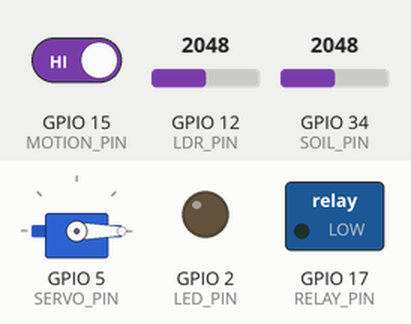
Bench run of a sketch on a simulated ESP32. Shown: servo, switched loads named in the sketch (green lamp = pin HIGH), output pins drawn as LEDs (lit = HIGH). Inputs (shaded band) come from the test bench; at power-on: GPIO 34 (SOIL_PIN) = 2048, GPIO 15 (MOTION_PIN) HIGH, GPIO 12 (LDR_PIN) = 2048. What the sketch prints to the serial monitor is not drawn.

Above: at 1.2 s.
1.3 s: GPIO 34 (SOIL_PIN) set to 1397
2.8 s: GPIO 34 (SOIL_PIN) set to 1318
At 3.9 s:
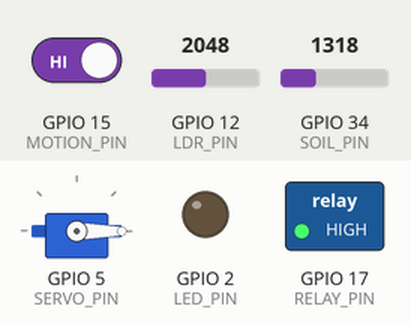
4.6 s: GPIO 15 (MOTION_PIN) driven LOW
At 5.6 s:
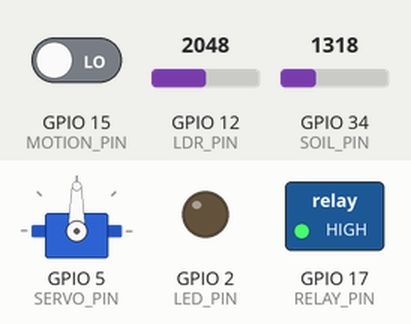
6.1 s: GPIO 12 (LDR_PIN) set to 1068
9.1 s: GPIO 12 (LDR_PIN) set to 939
At 10.4 s:
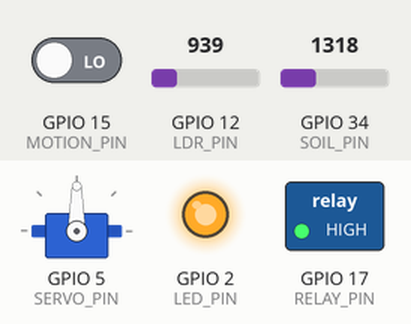
12.1 s: GPIO 34 (SOIL_PIN) set to 1438
15.1 s: GPIO 34 (SOIL_PIN) set to 1552
At 15.7 s:
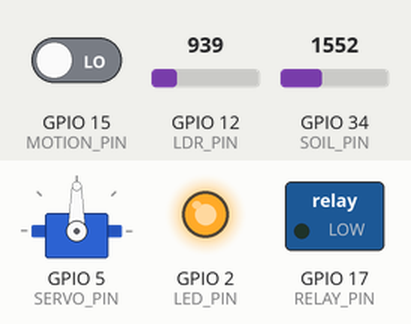
Timing chart, 0 to 19.1 s (numbered marks = the images above; inputs shaded):
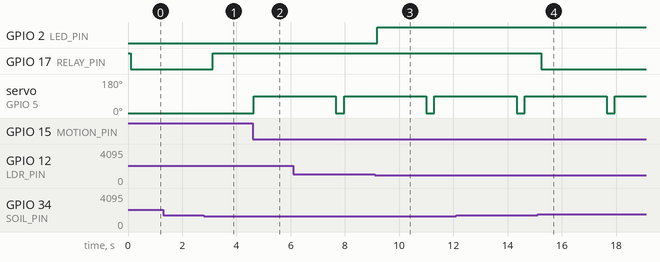

Measured:
- the behaviour switches between 1350 and 1349 on GPIO 34 (SOIL_PIN) (found by bisection; images 0 and 1)
- the behaviour switches between 1000 and 999 on GPIO 12 (LDR_PIN) (found by bisection; images 2 and 3)
- the behaviour switches between 1500 and 1501 on GPIO 34 (SOIL_PIN) (found by bisection; images 3 and 4)
- after the input at 1.3 s, every drawn part: stays the same
- after the input at 2.8 s, GPIO 17 (RELAY_PIN): LOW → HIGH after 0.33 s
- after the input at 4.6 s, servo on GPIO 5 (SERVO_PIN): 0° → 90° at once
- after the input at 9.1 s, GPIO 2 (LED_PIN): LOW → HIGH after 0.08 s
- after the input at 15.1 s, GPIO 17 (RELAY_PIN): HIGH → LOW after 0.13 s

The sketch:

J2.ino
```cpp
#include <ESP32Servo.h>

#define SOIL_PIN 34
#define LDR_PIN 12
#define MOTION_PIN 15
#define RELAY_PIN 17
#define LED_PIN 2
#define SERVO_PIN 5

Servo doorServo;

int soilThreshold = 1500;
int soilHysteresis = 150;
int lightThreshold = 1000;
unsigned long pumpDuration = 3000;
// ===========================

unsigned long lastPumpTime = 0;
bool pumping = false;

unsigned long doorTimer = 0;
bool doorOpen = false;

int readSoil() {
  long total = 0;
  for(int i = 0; i < 10; i++) {
    total += analogRead(SOIL_PIN);
    delay(5);
  }
  return total / 10;
}

int readLight() {
  long total = 0;
  for(int i = 0; i < 10; i++) {
    total += analogRead(LDR_PIN);
    delay(5);
  }
  return total / 10;
}

void setup() {
  Serial.begin(115200);

  analogSetAttenuation(ADC_11db);

  pinMode(MOTION_PIN, INPUT);
  pinMode(RELAY_PIN, OUTPUT);
  pinMode(LED_PIN, OUTPUT);

  digitalWrite(RELAY_PIN, HIGH);
  digitalWrite(LED_PIN, LOW);

  doorServo.attach(SERVO_PIN);
  doorServo.write(0);
}

void loop() {

  unsigned long currentMillis = millis();

  int soilValue = readSoil();
  int lightValue = readLight();
  int motion = digitalRead(MOTION_PIN);

  Serial.print("Soil: ");
  Serial.print(soilValue);
  Serial.print(" | Light: ");
  Serial.print(lightValue);
  Serial.print(" | Motion: ");
  Serial.println(motion);

  if (!pumping && soilValue > soilThreshold) {
    digitalWrite(RELAY_PIN, LOW);
    pumping = true;
    Serial.println("เริ่มรดน้ำ");
  }

  if (pumping && soilValue < soilThreshold - soilHysteresis) {
    digitalWrite(RELAY_PIN, HIGH);
    pumping = false;
    Serial.println("ดินชื้นพอ หยุดรดน้ำ");
  }

  if (lightValue < lightThreshold) {
    digitalWrite(LED_PIN, HIGH);
  } else {
    digitalWrite(LED_PIN, LOW);
  }

  if (motion == LOW && !doorOpen) {
    doorServo.write(90);
    doorOpen = true;
    doorTimer = currentMillis;
    Serial.println("เปิดประตู");
  }

  if (doorOpen && currentMillis - doorTimer >= 3000) {
    doorServo.write(0);
    doorOpen = false;
    Serial.println("ปิดประตู");
  }

  delay(200);
}
```
